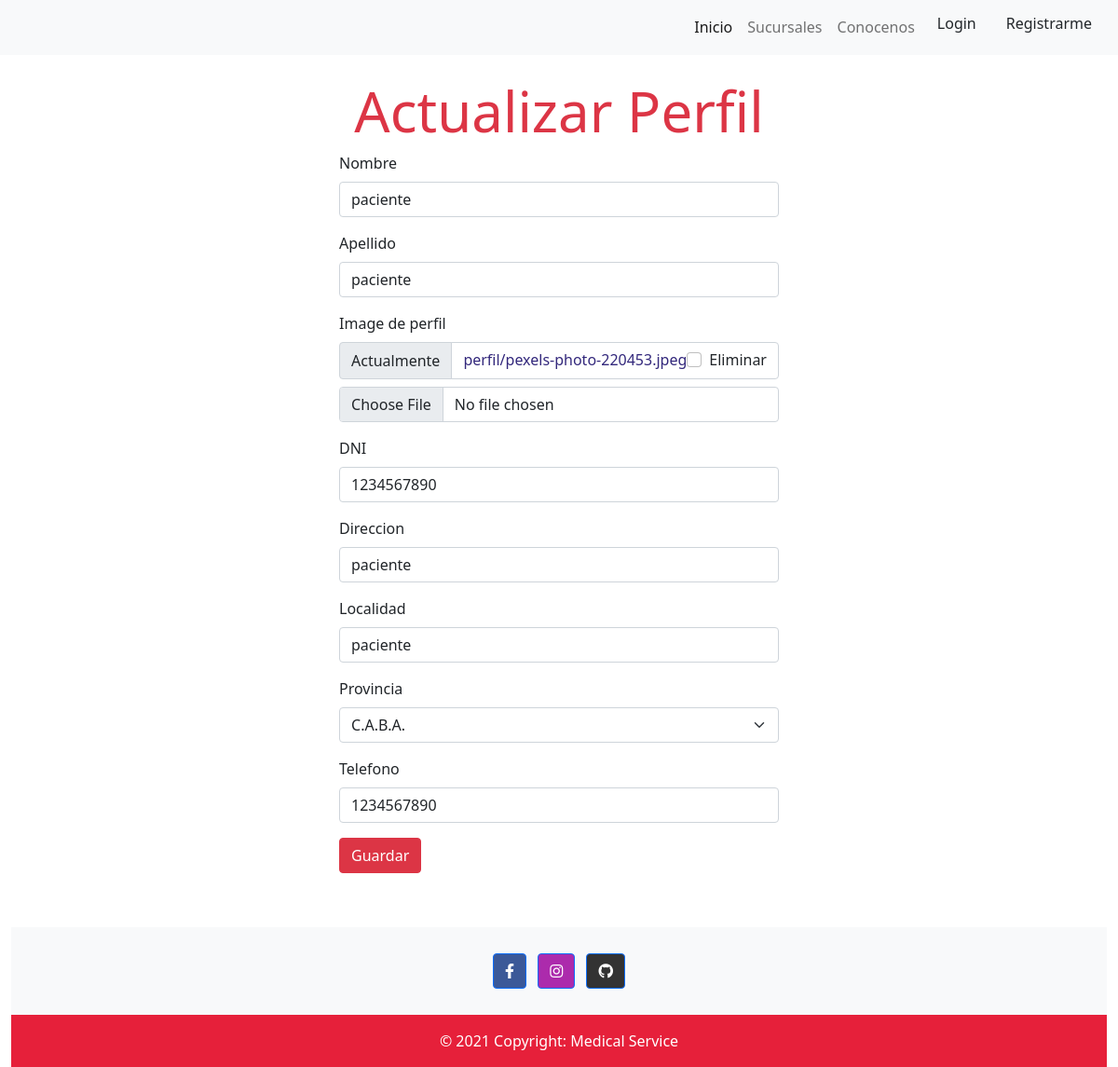
Before: /users/userProfile/2 with the older database file.
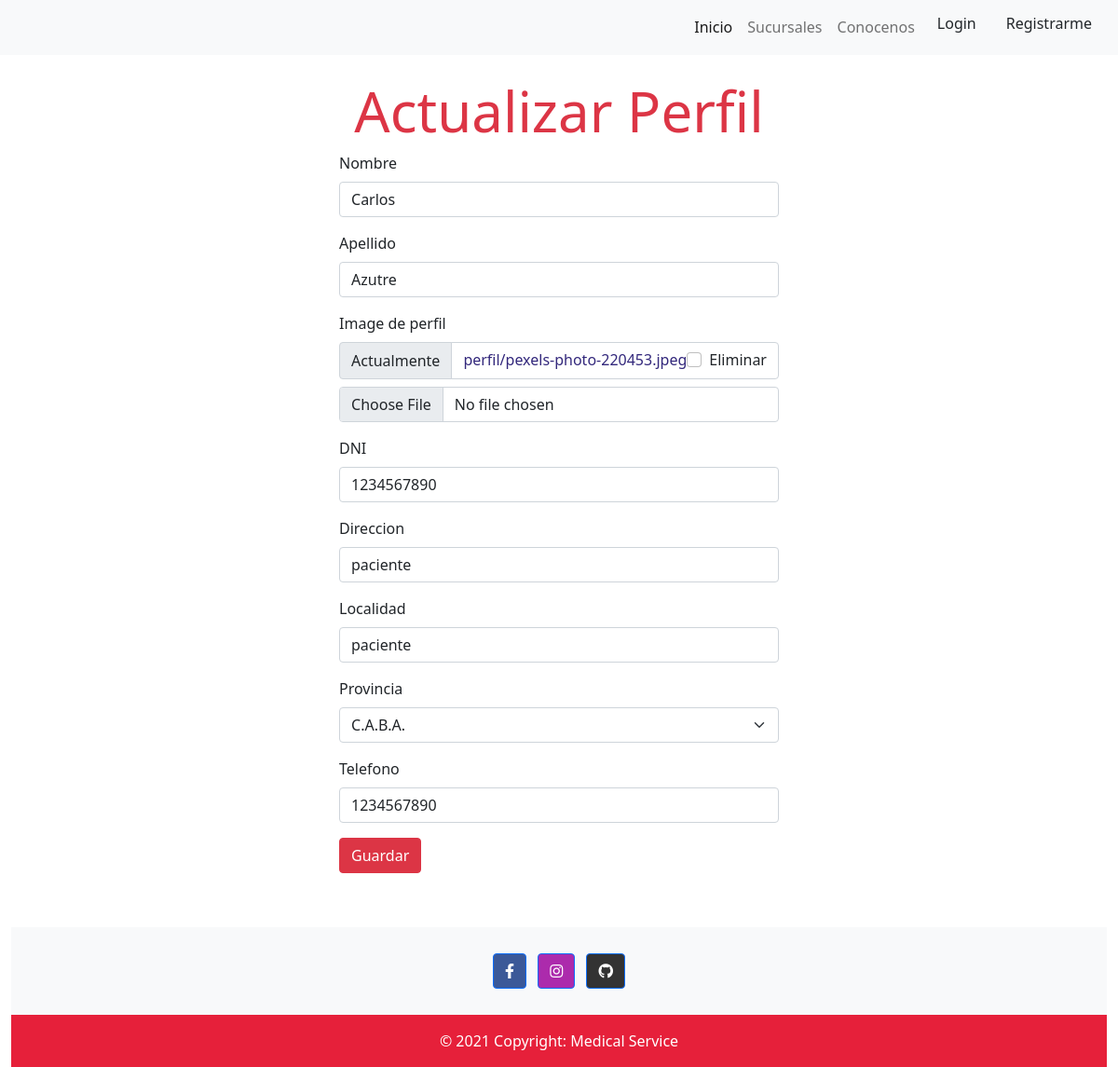
After: the same page with the newer database file.
### usersApp/models.py (models this page shows, shortened)
class Usuario(AbstractUser):
    username = models.CharField('Nombre de usuario', unique=True, max_length=100)
    email = models.EmailField('Correo electronico',unique=True, max_length=254)
    name = models.CharField('Nombre', max_length=200, blank=True, null=True)
    lastName = models.CharField('lastName', max_length=200, blank=True, null=True)
    image = models.ImageField('image de perfil', upload_to='perfil/', null=True, blank=True,default='perfil/undefined.jpg')
    usuar_active = models.BooleanField(default=True)
    user_administrator = models.BooleanField(default=False)
    staff = models.BooleanField(default=False)
    dni = models.IntegerField(verbose_name='DNI', blank=True, null=True)
    direc = models.CharField(max_length=300, verbose_name='Direccion', blank=True, null=True)
    loc = models.CharField(max_length=300, verbose_name='Localidad', blank=True, null=True)
    provincias = (
        ('C.A.B.A.', 'C.A.B.A.'),
        ('Buenos Aires', 'Buenos Aires',),
        ('Catamarca', 'Catamarca'),
        ('Chaco', 'Chaco'),
        ('Chubut', 'Chubut'),
        ('Córdoba', 'Córdoba'),
        ('Corrientes', 'Corrientes'),
        ('Entre Ríos', 'Entre Ríos'),
        ('Formosa', 'Formosa'),
        ('Jujuy', 'Jujuy'),
        ('La Pampa', 'La Pampa'),
        ('La Rioja', 'La Rioja'),
        ('Mendoza', 'Mendoza'),
        ('Misiones', 'Misiones'),
        ('Neuquén', 'Neuquén'),
        ('Río Negro', 'Río Negro'),
        ('Salta', 'Salta'),
        ('San Juan', 'San Juan'),
        ('Santa Cruz', 'Santa Cruz'),
        ('Santa Fe', 'Santa Fe'),
        ('Santiago del Estero', 'Santiago del Estero'),
        ('Tierra del Fuego', 'Tierra del Fuego'),
        ('Tucumán', 'Tucumán'),
    )
    pcia = models.CharField(max_length=300, choices=provincias,verbose_name='Provincia', blank=True, null=True)
    tlf = models.IntegerField(verbose_name='Telefono', blank=True, null=True)
    sick = models.BooleanField(default=False)
    doctors = models.ManyToManyField(Doctor,'Doctor',null=True,blank=True)
    patology = models.ManyToManyField(Patology,'Patologia',null=True,blank=True)
    history = models.TextField('Historia',null=True,blank=True)
    isDoctor = models.BooleanField(default=False)
    nrMembership = models.IntegerField(null=True,blank=True)
    objects = UsuarioManager()
    USER_NAME_FIELD = 'username'
    REQUIRED_FIELDS = ['email', 'name']

### usersApp/views.py (the view)
# urls.py: path('userProfile/<int:pk>',UserProfile.as_view(), name='userProfile'),
class UserProfile(UpdateView):
    model = Usuario
    form_class = UpdateProfileUser
    template_name = 'usersApp/userProfile.html'
    success_url=reverse_lazy('index')

### usersApp/forms.py
class UpdateProfileUser(forms.ModelForm):
    class Meta:
        model = Usuario
        fields = ('name','lastName','image','dni','direc','loc','pcia','tlf')
        labels = {
            'name':'Nombre',
            'lastName':'Apellido',
            'direc':'Direccion',
            'loc':'Localidad',
            'pcia':'Provincia',
            'tlf':'Telefono',
        }

### usersApp/templates/usersApp/userProfile.html
{% extends "base.html" %}
{% load static %}
{% load crispy_forms_tags %}
{% block content %}
<link rel="stylesheet" href="{% static 'css/userProfile.css' %}">
<div class=" text-center text-bold h2 border-bottom-0 text-danger">
    Actualizar Perfil
</div>
    <div class="container container-form ">
        <form method='POST d-flex justify-content-center '>
            <div class="row">
                <div class="col-12">
                    {{form|crispy}}
                </div>
            </div>
        <input type="submit" class="btn btn-danger" value="Guardar">
    </form>
    </div>
{% endblock %}

Changed rows visible on the page:
changed Usuario "paciente": name "paciente" → "Carlos"; lastName "paciente" → "Azutre"
